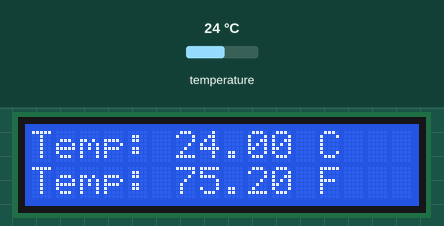
This sketch was run on a simulated Arduino Uno, built with avr-gcc and run on an emulated ATmega328P. Shown: 16×2 character LCD. The inputs (shaded band) are chosen by the test bench; at power-on: temperature 24 °C.

Above: at 1.2 s.
1.3 s: temperature set to 12 °C
At 3.4 s:
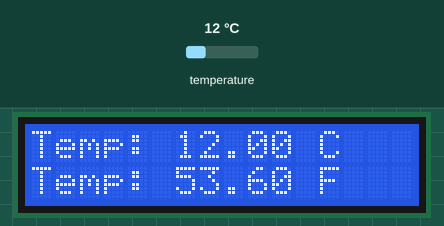
4.1 s: temperature set to 19 °C
At 5.7 s:
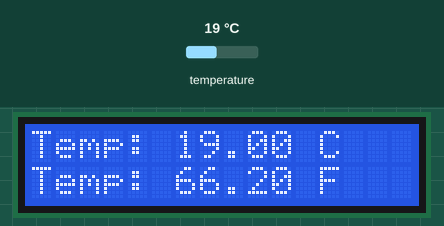
6.6 s: temperature set to 28 °C
At 9.1 s:
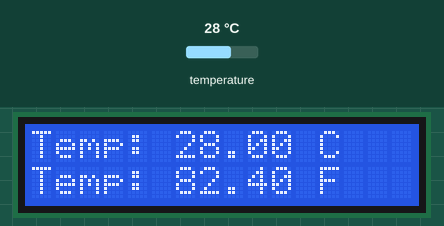
Timing chart, 0 to 10.6 s (numbered marks = the images above; inputs shaded):
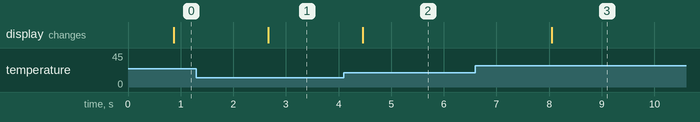

Measured:
- after the input at 1.3 s, the display: changes after 1.4 s (image 1)
- after the input at 4.1 s, the display: changes after 0.36 s (image 2)
- after the input at 6.6 s, the display: changes after 1.4 s (image 3)

The sketch:

Digital-Thermometer.ino
```cpp
#include <OneWire.h>
#include <DallasTemperature.h>
#include <LiquidCrystal_I2C.h>

// Temperature sensor connection
#define ONE_WIRE_BUS 2
OneWire oneWire(ONE_WIRE_BUS);
DallasTemperature sensors(&oneWire);

// LCD display connection
LiquidCrystal_I2C lcd(0x27, 16, 2);  // 0x27 - I2C address of the LCD

void setup() {
  Serial.begin(9600);
  sensors.begin();
  lcd.begin(16, 2);
  lcd.backlight();
}

void loop() {
  sensors.requestTemperatures();
  float temperatureC = sensors.getTempCByIndex(0);
  float temperatureF = sensors.toFahrenheit(temperatureC);

  lcd.clear();
  lcd.setCursor(0, 0);
  lcd.print("Temp: ");
  lcd.print(temperatureC);
  lcd.print(" C");

  lcd.setCursor(0, 1);
  lcd.print("Temp: ");
  lcd.print(temperatureF);
  lcd.print(" F");

  delay(1000);  // 1-second delay
}
```
